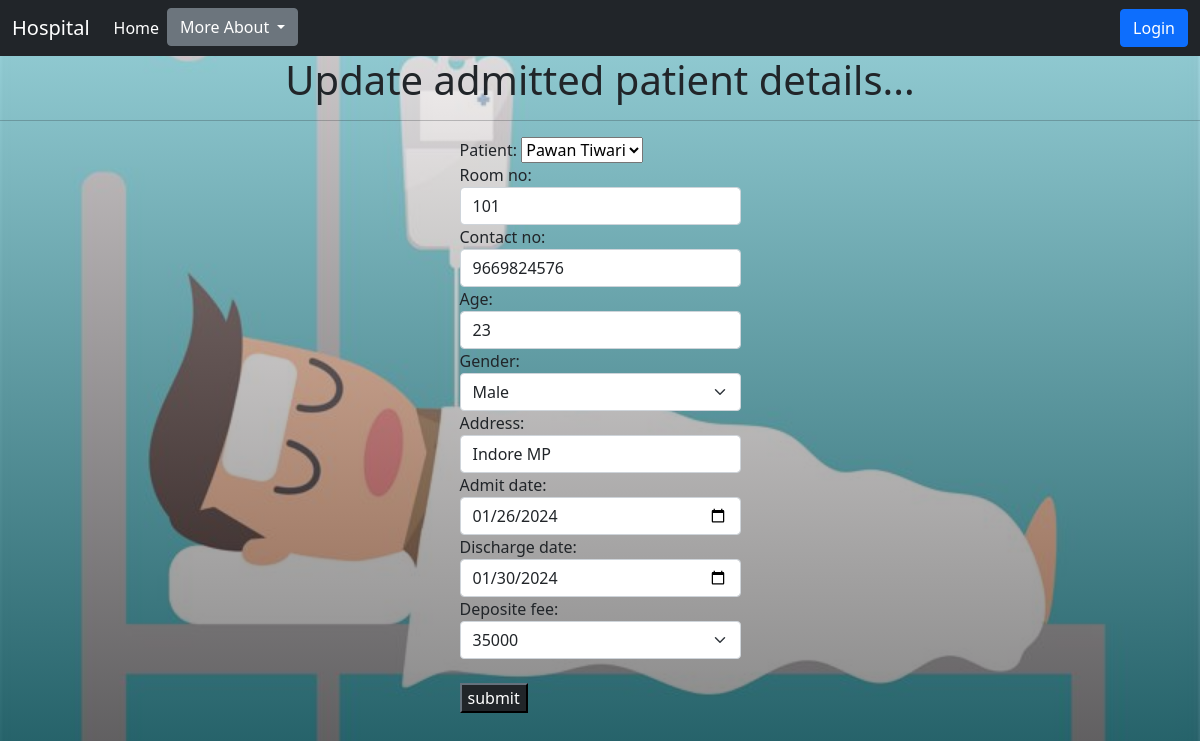
The app's page /updadmit/1 with its own data.
### management/models.py (models this page shows, shortened)
class Admit(models.Model):
    patient = models.ForeignKey(PatientAppo,on_delete=models.CASCADE)
    room_no = models.CharField(max_length=5)
    contact_no = models.CharField(max_length=10,validators=[RegexValidator("^(\+\d{1,3}[- ]?)?\d{10}$",message="Only numbers allowed"),MinLengthValidator(10,"10-digit allowed")])
    age = models.CharField(max_length=3,validators=[RegexValidator("^\S[0-9]{0,3}$")])
    gender = models.CharField(max_length=20,choices=gen_choice,)
    address = models.TextField()
    admit_date = models.DateField(default=date.today)
    discharge_date = models.DateField(default=date.today)
    deposite_fee = models.IntegerField(default=0)

### management/views.py (the view)
# urls.py: path('updadmit/<int:id>',views.upd_admit,name='updadmit'),
def upd_admit(request,id):
    if request.method == 'POST':
        obj = Admit.objects.get(id=id)
        apform = Admitform(request.POST,instance=obj)
        if apform.is_valid():
            apform.save()
            return redirect('admitdata')
        return render(request,'updateadmit.html',{'apform':apform})
    else:
        obj = Admit.objects.get(id=id)
        apform = Admitform(instance=obj)
        return render(request,'updateadmit.html',{'apform':apform})

### management/forms.py
class Admitform(forms.ModelForm):
    class Meta:
        model = Admit
        fields = "__all__"
        widgets={
            'room_no': forms.TextInput(attrs={'class':'form-control'}),
            'age': forms.TextInput(attrs={'class':'form-control'}),
            'gender':forms.Select(attrs={'class':'form-select'}),
            'contact_no': forms.TextInput(attrs={'class':'form-control'}),
            'address': forms.TextInput(attrs={'class':'form-control'}),
            'admit_date':forms.TextInput(attrs={'class':'form-control','type':'date'}),
            'discharge_date':forms.TextInput(attrs={'class':'form-control','type':'date'}),
            'deposite_fee':forms.TextInput(attrs={'class':'form-select'}),
        }

### management/models.py (called while the page is built)
    def __str__(self):
        return self.patient_name

### management/templates/updateadmit.html (shortened to what this page needs)
{% extends 'base.html' %}
{% load static %}
{% block body %}
    <h1 align="center">Update admitted patient details...<hr></h1>
    <div class="d-flex justify-content-center">
        <form action="" method="POST">
            <table>{{apform}}</table><br>
            <input type="submit" value="submit" class="btn-dark">
        </form>
    </div>
{% endblock body %}

### records on screen
Admit: patient "Pawan Tiwari", room_no "101", contact_no "9669824576", age "23", gender "Male", address "Indore MP", admit_date "01/26/2024", discharge_date "01/30/2024", deposite_fee "35000"
